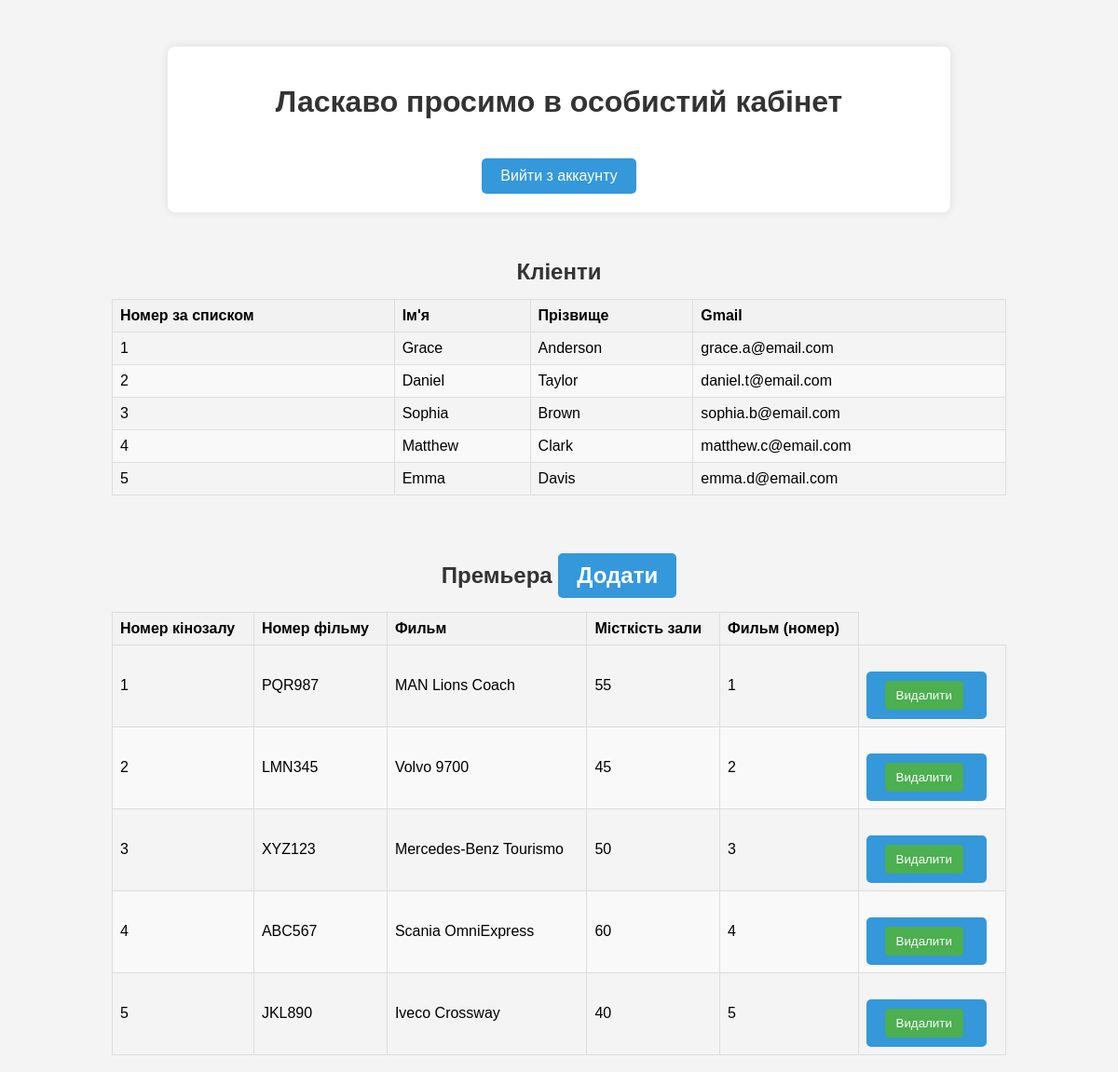
The page /avtovokzal/dashd.php (signed in) on the database its author committed.
### tables this page shows
CREATE TABLE `Passengers` (
  `id` int NOT NULL,
  `first_name` varchar(50) NOT NULL,
  `last_name` varchar(50) NOT NULL,
  `email` varchar(255) DEFAULT NULL,
  `phone_number` varchar(15) DEFAULT NULL
);

CREATE TABLE `Buses` (
  `id` int NOT NULL,
  `plate_number` varchar(20) NOT NULL,
  `model` varchar(50) NOT NULL,
  `capacity` int NOT NULL,
  `station_id` int DEFAULT NULL
);

### avtovokzal/dashd.php (the view, shortened to what this page needs)
<?php
global $conn;
$query_buses = "SELECT * FROM `Buses`";
$result_buses = mysqli_query($conn, $query_buses);
$query_passengers = "SELECT * FROM `Passengers`";
$result_passengers = mysqli_query($conn, $query_passengers);
$results_buses = [];
while ($row = mysqli_fetch_assoc($result_buses)) {
    $results_buses[] = $row;
}
?>
<!DOCTYPE html>
<html lang="uk">
<head>
</head>
<body>
    <div class="container">
        <h1>Ласкаво просимо в особистий кабінет</h1>
        <a href="logout.php">Вийти з аккаунту</a>
    </div>
    <h3>Кліенти</h3>
<table>
  <thead>
    <tr>
    <th>Номер за списком</th>
    <th>Ім'я</th>
      <th>Прізвище</th>
      <th>Gmail</th>
    </tr>
  </thead>
  <tbody>
    <?php foreach ($result_passengers as $row): ?>
      <tr>
      <td><?php echo $row['id']; ?></td>
        <td><?php echo $row['first_name']; ?></td>
        <td><?php echo $row['last_name']; ?></td>
        <td><?php echo $row['email']; ?></td>
</tr>
    <?php endforeach; ?>
  </tbody>
</table>
<br>
<h3>Премьера <a href="add.php">Додати</a></h3>
<table>
  <thead>
    <tr>
    <th>Номер кінозалу</th>
      <th>Номер фільму</th>
      <th>Фильм</th>
      <th>Місткість зали</th>
      <th>Фильм (номер)</th>
    </tr>
  </thead>
  <tbody>
    <?php foreach ($results_buses as $row): ?>
      <tr>
      <td><?php echo $row['id']; ?></td>
        <td><?php echo $row['plate_number']; ?></td>
        <td><?php echo $row['model']; ?></td>
        <td><?php echo $row['capacity']; ?></td>
        <td><?php echo $row['station_id']; ?></td>
        <td> <a href="?del=<?=$row['id']?>"> <button class="btn btn-succes" name="sub" type="submit">Видалити</button> </a> </td>
</tr>
    <?php endforeach; ?>
  </tbody>
</table>
<br>
</body>
</html>

### avtovokzal/dashd.php (style rules this page uses)
body { font-family: Arial, sans-serif; background-color: #f4f4f4; margin: 0; padding: 0; }
.container { max-width: 800px; margin: 50px auto; background-color: #fff; padding: 20px; border-radius: 8px; box-shadow: 0 0 10px rgba(0, 0, 0, 0.1); text-align: center; }
h1 { color: #333; }
a { display: inline-block; margin-top: 20px; padding: 10px 20px; background-color: #3498db; color: #fff; text-decoration: none; border-radius: 5px; transition: background-color 0.3s ease; }
h3 { font-size: 1.5em; color: #333; margin-bottom: 15px; text-align: center; }
table { width: 80%; margin: 0 auto; border-collapse: collapse; margin-top: 15px; }
th, td { border: 1px solid #ddd; padding: 8px; text-align: left; }
th { background-color: #f2f2f2; }
tr:nth-child(even) { background-color: #f9f9f9; }
.btn { background-color: #4CAF50; color: white; padding: 8px 12px; border: none; border-radius: 4px; cursor: pointer; margin-right: 5px; }

### rows shown on the page
passengers: id "1", first_name "Grace", last_name "Anderson", email "grace.a@email.com"
passengers: id "2", first_name "Daniel", last_name "Taylor", email "daniel.t@email.com"
passengers: id "3", first_name "Sophia", last_name "Brown", email "sophia.b@email.com"
passengers: id "4", first_name "Matthew", last_name "Clark", email "matthew.c@email.com"
passengers: id "5", first_name "Emma", last_name "Davis", email "emma.d@email.com"
buses: id "1", plate_number "PQR987", model "MAN Lions Coach", capacity "55", station "1"
buses: id "2", plate_number "LMN345", model "Volvo 9700", capacity "45", station "2"
buses: id "3", plate_number "XYZ123", model "Mercedes-Benz Tourismo", capacity "50", station "3"
buses: id "4", plate_number "ABC567", model "Scania OmniExpress", capacity "60", station "4"
buses: id "5", plate_number "JKL890", model "Iveco Crossway", capacity "40", station "5"
